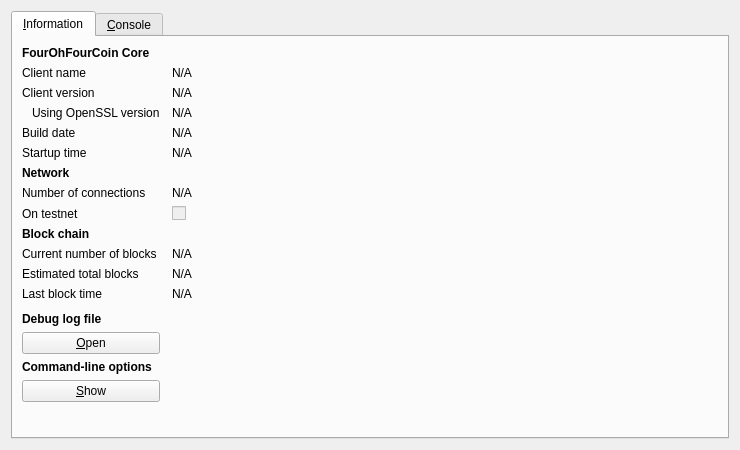
<?xml version="1.0" encoding="UTF-8"?>
<ui version="4.0">
 <class>RPCConsole</class>
 <widget class="QDialog" name="RPCConsole">
  <property name="geometry">
   <rect>
    <x>0</x>
    <y>0</y>
    <width>740</width>
    <height>450</height>
   </rect>
  </property>
  <property name="windowTitle">
   <string>FourOhFourCoin - Debug window</string>
  </property>
  <layout class="QVBoxLayout" name="verticalLayout_2">
   <item>
    <widget class="QTabWidget" name="tabWidget">
     <property name="currentIndex">
      <number>0</number>
     </property>
     <widget class="QWidget" name="tab_info">
      <attribute name="title">
       <string>&amp;Information</string>
      </attribute>
      <layout class="QGridLayout" name="gridLayout" columnstretch="0,1">
       <property name="horizontalSpacing">
        <number>12</number>
       </property>
       <item row="0" column="0">
        <widget class="QLabel" name="label_9">
         <property name="font">
          <font>
           <weight>75</weight>
           <bold>true</bold>
          </font>
         </property>
         <property name="text">
          <string>FourOhFourCoin Core</string>
         </property>
        </widget>
       </item>
       <item row="1" column="0">
        <widget class="QLabel" name="label_5">
         <property name="text">
          <string>Client name</string>
         </property>
        </widget>
       </item>
       <item row="1" column="1">
        <widget class="QLabel" name="clientName">
         <property name="cursor">
          <cursorShape>IBeamCursor</cursorShape>
         </property>
         <property name="text">
          <string>N/A</string>
         </property>
         <property name="textFormat">
          <enum>Qt::PlainText</enum>
         </property>
         <property name="textInteractionFlags">
          <set>Qt::LinksAccessibleByMouse|Qt::TextSelectableByKeyboard|Qt::TextSelectableByMouse</set>
         </property>
        </widget>
       </item>
       <item row="2" column="0">
        <widget class="QLabel" name="label_6">
         <property name="text">
          <string>Client version</string>
         </property>
        </widget>
       </item>
       <item row="2" column="1">
        <widget class="QLabel" name="clientVersion">
         <property name="cursor">
          <cursorShape>IBeamCursor</cursorShape>
         </property>
         <property name="text">
          <string>N/A</string>
         </property>
         <property name="textFormat">
          <enum>Qt::PlainText</enum>
         </property>
         <property name="textInteractionFlags">
          <set>Qt::LinksAccessibleByMouse|Qt::TextSelectableByKeyboard|Qt::TextSelectableByMouse</set>
         </property>
        </widget>
       </item>
       <item row="3" column="0">
        <widget class="QLabel" name="label_14">
         <property name="text">
          <string>Using OpenSSL version</string>
         </property>
         <property name="indent">
          <number>10</number>
         </property>
        </widget>
       </item>
       <item row="3" column="1">
        <widget class="QLabel" name="openSSLVersion">
         <property name="cursor">
          <cursorShape>IBeamCursor</cursorShape>
         </property>
         <property name="text">
          <string>N/A</string>
         </property>
         <property name="textFormat">
          <enum>Qt::PlainText</enum>
         </property>
         <property name="textInteractionFlags">
          <set>Qt::LinksAccessibleByMouse|Qt::TextSelectableByKeyboard|Qt::TextSelectableByMouse</set>
         </property>
        </widget>
       </item>
       <item row="4" column="0">
        <widget class="QLabel" name="label_12">
         <property name="text">
          <string>Build date</string>
         </property>
        </widget>
       </item>
       <item row="4" column="1">
        <widget class="QLabel" name="buildDate">
         <property name="cursor">
          <cursorShape>IBeamCursor</cursorShape>
         </property>
         <property name="text">
          <string>N/A</string>
         </property>
         <property name="textFormat">
          <enum>Qt::PlainText</enum>
         </property>
         <property name="textInteractionFlags">
          <set>Qt::LinksAccessibleByMouse|Qt::TextSelectableByKeyboard|Qt::TextSelectableByMouse</set>
         </property>
        </widget>
       </item>
       <item row="5" column="0">
        <widget class="QLabel" name="label_13">
         <property name="text">
          <string>Startup time</string>
         </property>
        </widget>
       </item>
       <item row="5" column="1">
        <widget class="QLabel" name="startupTime">
         <property name="cursor">
          <cursorShape>IBeamCursor</cursorShape>
         </property>
         <property name="text">
          <string>N/A</string>
         </property>
         <property name="textFormat">
          <enum>Qt::PlainText</enum>
         </property>
         <property name="textInteractionFlags">
          <set>Qt::LinksAccessibleByMouse|Qt::TextSelectableByKeyboard|Qt::TextSelectableByMouse</set>
         </property>
        </widget>
       </item>
       <item row="6" column="0">
        <widget class="QLabel" name="label_11">
         <property name="font">
          <font>
           <weight>75</weight>
           <bold>true</bold>
          </font>
         </property>
         <property name="text">
          <string>Network</string>
         </property>
        </widget>
       </item>
       <item row="7" column="0">
        <widget class="QLabel" name="label_7">
         <property name="text">
          <string>Number of connections</string>
         </property>
        </widget>
       </item>
       <item row="7" column="1">
        <widget class="QLabel" name="numberOfConnections">
         <property name="cursor">
          <cursorShape>IBeamCursor</cursorShape>
         </property>
         <property name="text">
          <string>N/A</string>
         </property>
         <property name="textFormat">
          <enum>Qt::PlainText</enum>
         </property>
         <property name="textInteractionFlags">
          <set>Qt::LinksAccessibleByMouse|Qt::TextSelectableByKeyboard|Qt::TextSelectableByMouse</set>
         </property>
        </widget>
       </item>
       <item row="8" column="0">
        <widget class="QLabel" name="label_8">
         <property name="text">
          <string>On testnet</string>
         </property>
        </widget>
       </item>
       <item row="8" column="1">
        <widget class="QCheckBox" name="isTestNet">
         <property name="enabled">
          <bool>false</bool>
         </property>
         <property name="text">
          <string/>
         </property>
        </widget>
       </item>
       <item row="9" column="0">
        <widget class="QLabel" name="label_10">
         <property name="font">
          <font>
           <weight>75</weight>
           <bold>true</bold>
          </font>
         </property>
         <property name="text">
          <string>Block chain</string>
         </property>
        </widget>
       </item>
       <item row="10" column="0">
        <widget class="QLabel" name="label_3">
         <property name="text">
          <string>Current number of blocks</string>
         </property>
        </widget>
       </item>
       <item row="10" column="1">
        <widget class="QLabel" name="numberOfBlocks">
         <property name="cursor">
          <cursorShape>IBeamCursor</cursorShape>
         </property>
         <property name="text">
          <string>N/A</string>
         </property>
         <property name="textFormat">
          <enum>Qt::PlainText</enum>
         </property>
         <property name="textInteractionFlags">
          <set>Qt::LinksAccessibleByMouse|Qt::TextSelectableByKeyboard|Qt::TextSelectableByMouse</set>
         </property>
        </widget>
       </item>
       <item row="11" column="0">
        <widget class="QLabel" name="label_4">
         <property name="text">
          <string>Estimated total blocks</string>
         </property>
        </widget>
       </item>
       <item row="11" column="1">
        <widget class="QLabel" name="totalBlocks">
         <property name="cursor">
          <cursorShape>IBeamCursor</cursorShape>
         </property>
         <property name="text">
          <string>N/A</string>
         </property>
         <property name="textFormat">
          <enum>Qt::PlainText</enum>
         </property>
         <property name="textInteractionFlags">
          <set>Qt::LinksAccessibleByMouse|Qt::TextSelectableByKeyboard|Qt::TextSelectableByMouse</set>
         </property>
        </widget>
       </item>
       <item row="12" column="0">
        <widget class="QLabel" name="label_2">
         <property name="text">
          <string>Last block time</string>
         </property>
        </widget>
       </item>
       <item row="12" column="1">
        <widget class="QLabel" name="lastBlockTime">
         <property name="cursor">
          <cursorShape>IBeamCursor</cursorShape>
         </property>
         <property name="text">
          <string>N/A</string>
         </property>
         <property name="textFormat">
          <enum>Qt::PlainText</enum>
         </property>
         <property name="textInteractionFlags">
          <set>Qt::LinksAccessibleByMouse|Qt::TextSelectableByKeyboard|Qt::TextSelectableByMouse</set>
         </property>
        </widget>
       </item>
       <item row="13" column="0">
        <spacer name="verticalSpacer_2">
         <property name="orientation">
          <enum>Qt::Vertical</enum>
         </property>
         <property name="sizeHint" stdset="0">
          <size>
           <width>20</width>
           <height>20</height>
          </size>
         </property>
        </spacer>
       </item>
       <item row="14" column="0">
        <widget class="QLabel" name="labelDebugLogfile">
         <property name="font">
          <font>
           <weight>75</weight>
           <bold>true</bold>
          </font>
         </property>
         <property name="text">
          <string>Debug log file</string>
         </property>
        </widget>
       </item>
       <item row="15" column="0">
        <widget class="QPushButton" name="openDebugLogfileButton">
         <property name="toolTip">
          <string>Open the FourOhFourCoin debug log file from the current data directory. This can take a few seconds for large log files.</string>
         </property>
         <property name="text">
          <string>&amp;Open</string>
         </property>
         <property name="autoDefault">
          <bool>false</bool>
         </property>
        </widget>
       </item>
       <item row="16" column="0">
        <widget class="QLabel" name="labelCLOptions">
         <property name="font">
          <font>
           <weight>75</weight>
           <bold>true</bold>
          </font>
         </property>
         <property name="text">
          <string>Command-line options</string>
         </property>
        </widget>
       </item>
       <item row="17" column="0">
        <widget class="QPushButton" name="showCLOptionsButton">
         <property name="toolTip">
          <string>Show the FourOhFourCoin-Qt help message to get a list with possible FourOhFourCoin command-line options.</string>
         </property>
         <property name="text">
          <string>&amp;Show</string>
         </property>
         <property name="autoDefault">
          <bool>false</bool>
         </property>
        </widget>
       </item>
       <item row="18" column="0">
        <spacer name="verticalSpacer">
         <property name="orientation">
          <enum>Qt::Vertical</enum>
         </property>
         <property name="sizeHint" stdset="0">
          <size>
           <width>20</width>
           <height>40</height>
          </size>
         </property>
        </spacer>
       </item>
      </layout>
     </widget>
     <widget class="QWidget" name="tab_console">
      <attribute name="title">
       <string>&amp;Console</string>
      </attribute>
      <layout class="QVBoxLayout" name="verticalLayout_3">
       <property name="spacing">
        <number>3</number>
       </property>
       <item>
        <widget class="QTextEdit" name="messagesWidget">
         <property name="minimumSize">
          <size>
           <width>0</width>
           <height>100</height>
          </size>
         </property>
         <property name="readOnly">
          <bool>true</bool>
         </property>
         <property name="tabKeyNavigation" stdset="0">
          <bool>false</bool>
         </property>
         <property name="columnCount" stdset="0">
          <number>2</number>
         </property>
        </widget>
       </item>
       <item>
        <layout class="QHBoxLayout" name="horizontalLayout">
         <property name="spacing">
          <number>3</number>
         </property>
         <item>
          <widget class="QLabel" name="label">
           <property name="text">
            <string notr="true">&gt;</string>
           </property>
          </widget>
         </item>
         <item>
          <widget class="QLineEdit" name="lineEdit"/>
         </item>
         <item>
          <widget class="QPushButton" name="clearButton">
           <property name="maximumSize">
            <size>
             <width>24</width>
             <height>24</height>
            </size>
           </property>
           <property name="toolTip">
            <string>Clear console</string>
           </property>
           <property name="text">
            <string/>
           </property>
           <property name="icon">
            <iconset resource="../bitcoin.qrc">
             <normaloff>:/icons/remove</normaloff>:/icons/remove</iconset>
           </property>
           <property name="shortcut">
            <string notr="true">Ctrl+L</string>
           </property>
           <property name="autoDefault">
            <bool>false</bool>
           </property>
          </widget>
         </item>
        </layout>
       </item>
      </layout>
     </widget>
    </widget>
   </item>
  </layout>
 </widget>
 <resources>
  <include location="../bitcoin.qrc"/>
 </resources>
 <connections/>
</ui>
